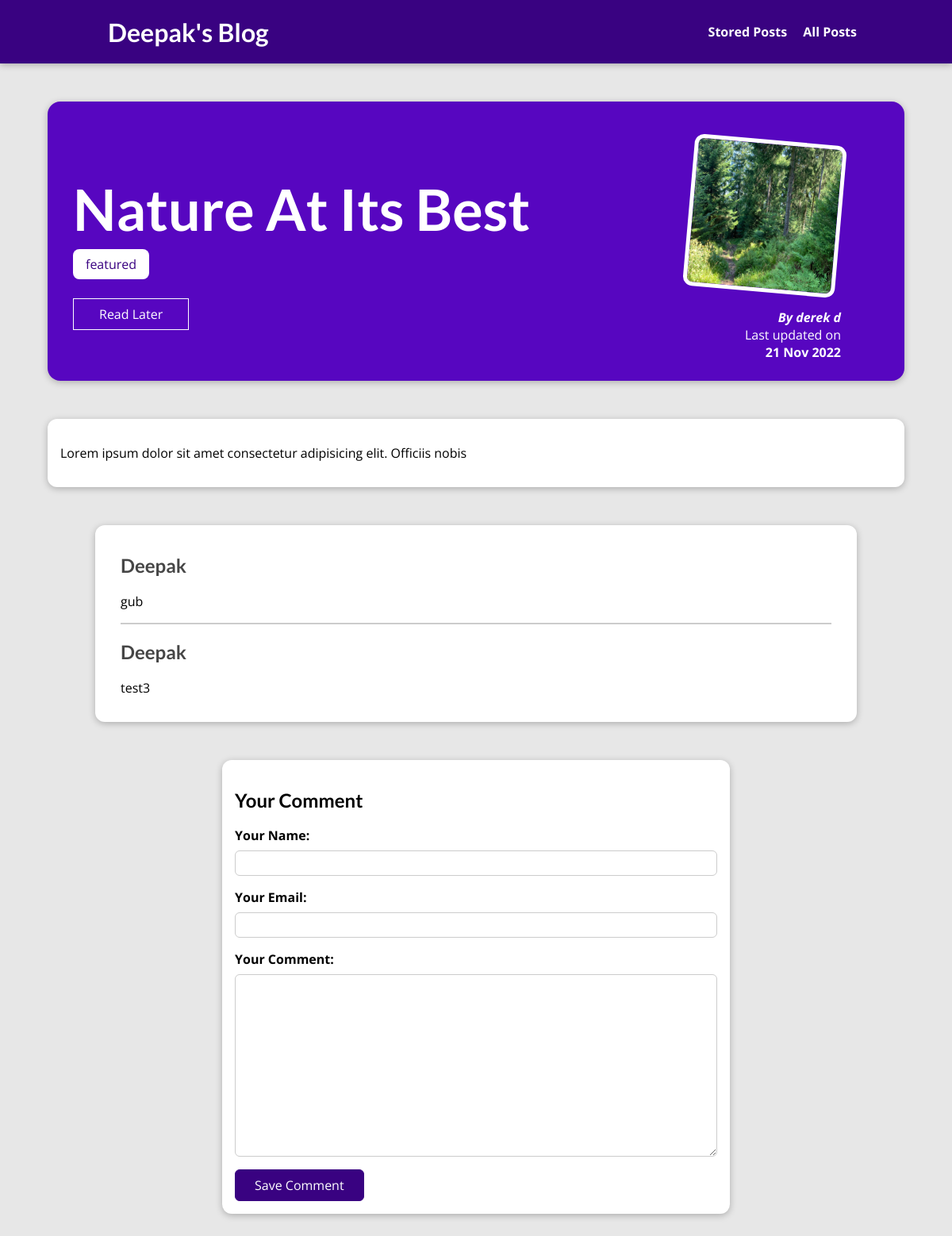
Page /posts/into-the-woods on the earlier database version.
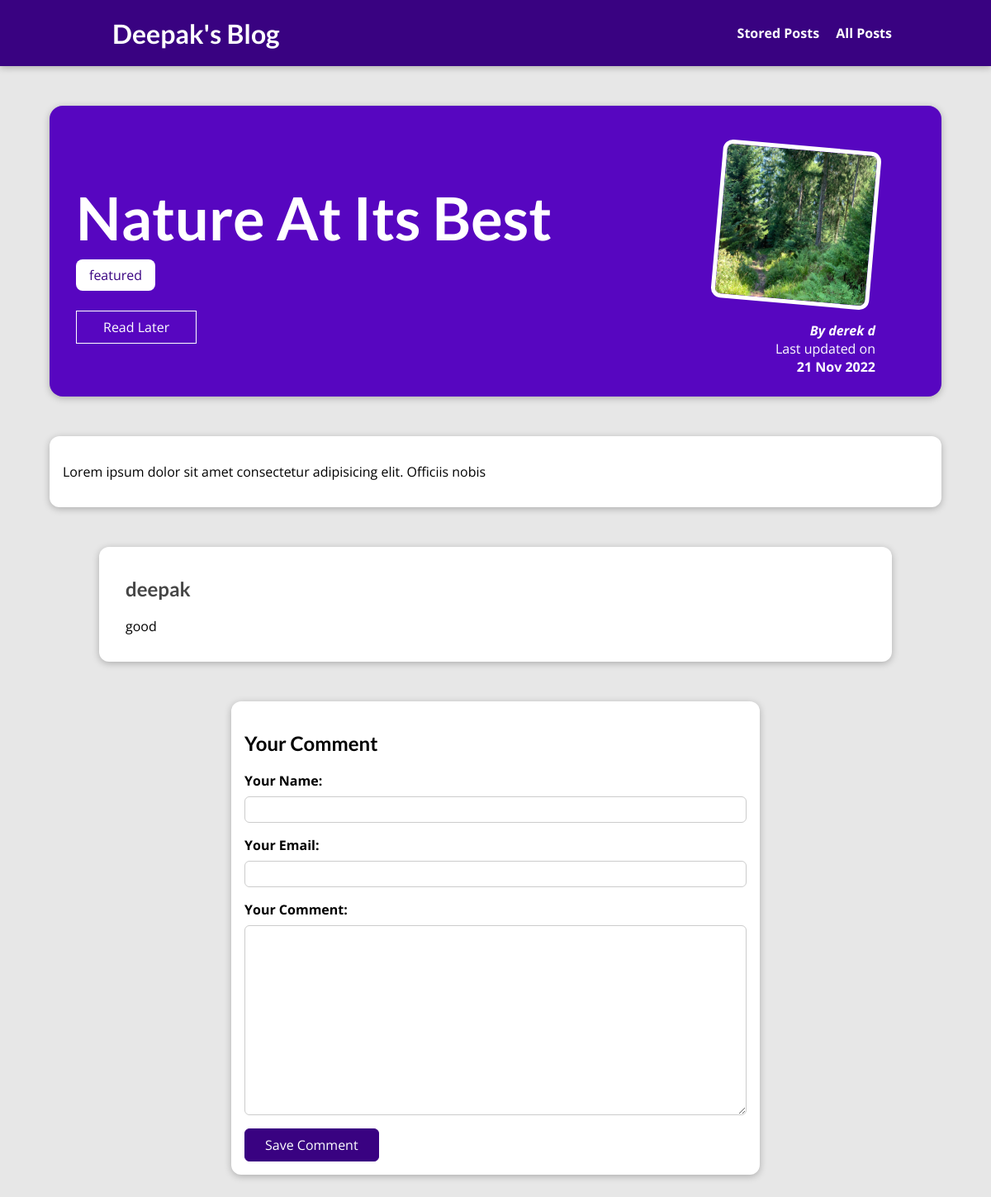
Same page on the later database version.
### blog/models.py (models this page shows, shortened)
class Tag(models.Model):
    caption = models.CharField(max_length=20)

class Comment(models.Model):
    user_name = models.CharField(max_length=120)
    user_email = models.EmailField()
    text = models.TextField(max_length=400)
    post = models.ForeignKey("Post",on_delete=models.CASCADE,related_name="comments") # post delete m comment bhi delete ho jaye

### blog/views.py (the view, shortened to what this page needs)
# urls.py: path("posts/<slug:slug>",views.SinglePostView.as_view(), name="post-detail-page"),
class SinglePostView(View):
    def get(self,request,slug):
        context = self.common(slug)
        stored_posts = request.session.get("stored_posts")
        if stored_posts is not None:
            is_saved_for_later = context["post"].id in stored_posts
        else:
            is_saved_for_later = False
        context["saved_for_later"]=is_saved_for_later
        return render(request,"blog/post-detail.html",context)
    def common(self,slug):
        post = Post.objects.get(slug=slug)
        post_tags = post.tags.all()
        comment_form = CommentForm()
        comment = post.comments.all().order_by("-id")
        context = {
            "post":post,
            "post_tags":post_tags,
            "comment_form":comment_form,
            "comments":comment
        }
        return context

### blog/forms.py
class CommentForm(forms.ModelForm):
    class Meta:
        model = Comment
        exclude = ["post"]
        labels = {
            "user_name":"Your Name",
            "user_email":"Your Email",
            "text":"Your Comment"
        }

### blog/models.py (called while the page is built)
    def __str__(self):
        return f"{self.first_name} {self.last_name}"

### blog/templates/blog/post-detail.html (shortened to what this page needs)
{% extends "base.html" %}
{% load static %}
{% block css_files %}
<link rel="stylesheet" href="{% static 'blog/post-detail.css' %}">
{% endblock %}
{% block content %}
<section id="summary">
    <h2>{{post.title}}</h2>
    <div>
        {% for tag in post_tags %}
            <span class="tag">{{tag.caption}}</span>
        {% endfor %}
    </div>
    <div id="read-later">
        <form action="{% url 'read-later' %}" method="POST">
            <button>
                {% if saved_for_later %}
                    Remove from "Read Later" List
                {% else %}
                    Read Later
                {% endif %}
            </button>
        </form>
    </div>
    <article>
        <img src="{{ post.image.url }}" alt="{{post.title}}">
        <address>By <a href="mailto:{{post.author.email_address}}">{{post.author}}</a></address>
        <div>Last updated on</div> <time>{{post.date|date:"d M Y"}}</time>
    </article>
</section>
<main>
    {{post.content|linebreaks}}
</main>
<section id="comments">
    <ul>
        {% for comment in comments %}
            <li>
                <h2>{{ comment.user_name }}</h2>
                <p>{{ comment.text|linebreaks }}</p>
            </li>
        {% endfor %}
        </ul>
</section>
<section id="comment-form">
    <h2>Your Comment</h2>
    <form action="{% url 'post-detail-page' post.slug %}" method="POST">
        {% for form_field in comment_form %}
            <div class="form-control">
                {{ form_field.label_tag }}
                {{ form_field }}
            </div>
        {% endfor %}
        <button>Save Comment</button>
    </form>
</section>
{% endblock content %}

Differences in the rows shown:
removed Comment: user_name "Deepak", text "test3"
changed Comment: user_name "Deepak" → "deepak"; text "gub" → "good"
